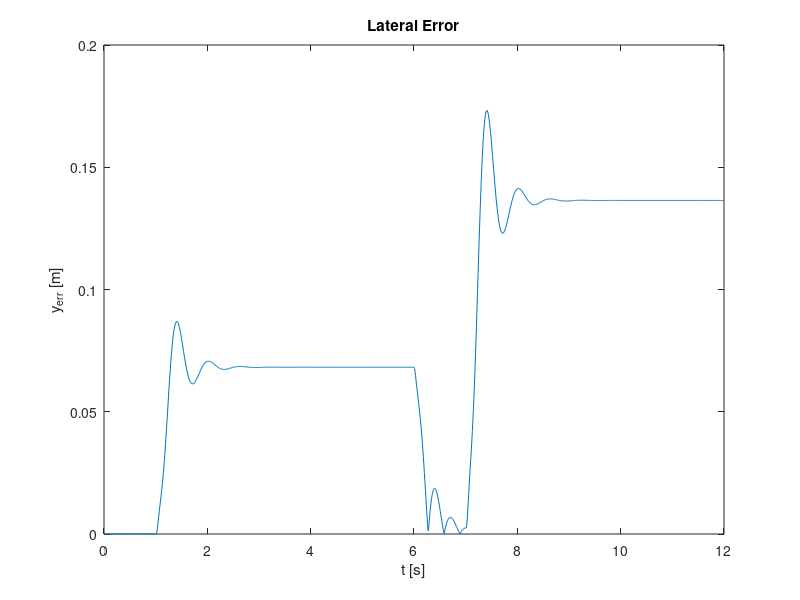

Write the MATLAB code that produced this figure. (Note: this script raises an error after producing the figure.)
close all;
clear all;
clc;

% Model Parameters
m = 1573;
Iz = 2873;
lf = 1.10;
lr = 1.58;
Cf = 8e4;
Cr = 8e4;
Vx = 100;

% System Matrix
A = 2*[ 0,  1/2,                    0,                  0;
        0, -(Cf+Cr)/(m*Vx),         (Cf+Cr)/m,          (-Cf*lf+Cr*lr)/(m*Vx);
        0,  0,                      0,                  1/2;
        0, -(Cf*lf-Cr*lr)/(Iz*Vx),  (Cf*lf-Cr*lr)/Iz,   -(Cf*lf^2+Cr*lr^2)/(Iz*Vx)];
%Control Matrix
B1 = [0;
     2*Cf/m;
     0;
     2*Cf*lf/Iz;
    ];

%Feed-Forward Matrix
B2 = [0;
      -2*(Cf*lf-Cr*lr)/(m*Vx) - Vx;
      0;
      -2*(Cf*lf^2+Cr*lr^2)/(Iz*Vx)
     ];

% Measurement Matrix
C = [1 0 0 0;
     0 0 1 0];

%% Reference Path Generation
strt_seg1_dur = 1.0;
strt_seg1_len = Vx*strt_seg1_dur;

strt_seg2_dur = 1.0;
strt_seg2_len = Vx*strt_seg2_dur;

circ_seg1_rad = 1000;
circ_seg1_dur = 5.0;
circ_seg1_dir = 1;

circ_seg2_rad = 500;
circ_seg2_dur = 5.0;
circ_seg2_dir = -1;

init_pos = [0,0]';
init_phi = 0.0;

%% Time Parametrization
dt = 0.01;
tf = strt_seg1_dur+strt_seg2_dur+circ_seg1_dur+circ_seg2_dur;
t_strt1 = strt_seg1_dur;
t_circ1 = t_strt1 + circ_seg1_dur;
t_strt2 = t_circ1 + strt_seg2_dur;
t_circ2 = t_strt2 + circ_seg2_dur;
ts1 = linspace(0,t_strt1,floor(t_strt1/dt));
ts2 = linspace(t_strt1+dt,t_circ1,floor((circ_seg1_dur)/dt));
ts3 = linspace(t_circ1+dt,t_strt2,floor((strt_seg2_dur)/dt));
ts4 = linspace(t_strt2+dt,t_circ2,floor((circ_seg2_dur)/dt));

ts = [ts1, ts2, ts3, ts4];

dy_ref = zeros(1,length(ts));
phi_ref = zeros(1,length(ts));
dphi_ref = zeros(1,length(ts));
X_ref = zeros(4,length(ts));

path_ref = zeros(2,length(ts));

%straight segment 1
path_ref(:,1:length(ts1)) = init_pos + [Vx*cos(init_phi), Vx*sin(init_phi)]'*ts1;
dy_ref(1:length(ts1)) = Vx*sin(init_phi);

%Circular segment 1
circ1_end_phi = init_phi+Vx*circ_seg1_dur/circ_seg1_rad;
theta1 = init_phi+Vx*linspace(0, circ_seg1_dur, length(ts2))/circ_seg1_rad;
circ1_pts = circ_seg1_rad*[cos(theta1-pi/2); sin(theta1-pi/2)];
circ1_trans = path_ref(:,length(ts1)) - circ1_pts(:,1);
circ1_pts = circ1_pts + circ1_trans + [Vx*cos(init_phi), Vx*sin(init_phi)]'*dt;
path_ref(:,length(ts1)+1:length(ts1)+length(ts2)) = circ1_pts;
dy_ref(length(ts1)+1:length(ts1)+length(ts2)) = Vx*sin(theta1);

%Straight Segment 2
path_ref(:,length(ts1)+length(ts2)+1:length(ts1)+length(ts2)+length(ts3)) = path_ref(:,length(ts1)+length(ts2)) + [Vx*cos(circ1_end_phi), Vx*sin(circ1_end_phi)]'*(ts3-t_circ1);
dy_ref(length(ts1)+length(ts2)+1:length(ts1)+length(ts2)+length(ts3)) = Vx*sin(circ1_end_phi);

%Circular segment 2
circ2_end_phi = circ1_end_phi-Vx*circ_seg2_dur/circ_seg2_rad;
theta2 = circ1_end_phi - Vx*linspace(0, circ_seg2_dur, length(ts4))/circ_seg2_rad;
circ2_pts = circ_seg2_rad*[cos(theta2+pi/2); sin(theta2+pi/2)];
circ2_trans = path_ref(:,length(ts3)+length(ts2)+length(ts1))+[Vx*cos(circ1_end_phi), Vx*sin(circ1_end_phi)]'*dt - circ2_pts(:,1);
circ2_pts = circ2_pts + circ2_trans;
path_ref(:,length(ts1)+length(ts2)+length(ts3)+1:length(ts1)+length(ts2)+length(ts3)+length(ts4)) = circ2_pts;
dy_ref(length(ts1)+length(ts2)+length(ts3)+1:length(ts1)+length(ts2)+length(ts3)+length(ts4)) = Vx*sin(theta2);

for i=1:length(phi_ref)-1
    phi_ref(i) = atan2(path_ref(2,i+1)-path_ref(2,i),path_ref(1,i+1)-path_ref(1,i));
end

phi_ref(length(phi_ref)) = phi_ref(length(phi_ref)-1);

for i=1:length(dphi_ref)-1
    dphi_ref(i) = (phi_ref(i+1)-phi_ref(i))/dt;
end

dphi_ref(length(dphi_ref)-1) = dphi_ref(length(dphi_ref)-2);
dphi_ref(length(dphi_ref)) = dphi_ref(length(dphi_ref)-2);

X_ref(1,:) = path_ref(2,:);
X_ref(2,:) = dy_ref;
X_ref(3,:) = phi_ref;
X_ref(4,:) = dphi_ref;

%% Controller
Q = eye(4);
R = 1.0;
Q(1,1) = 15;
Q(2,2) = 0.005;
Q(3,3) = 30;
Q(4,4) = 0.005;
[K,S,P] = lqr(A,B1,Q,R);

%% Simulation 1

X0 = [init_pos(1),init_pos(2),init_phi,0]';
X = [0,0,0,0]';
E = [0,0,0,0]';
X_log = zeros(4,length(ts));
E_log = zeros(4,length(ts));
U_log = zeros(1,length(ts));
Edot = zeros(4,1);
traj_act = zeros(2, length(ts));

for i=1:length(ts)
    X_log(:,i) = X_ref(:,i)+E;
    curr_yaw = (phi_ref(i)+E(3));
    traj_act(1,i) = path_ref(1,i) - E(1)*sin(curr_yaw) - E(2)*sin(curr_yaw)*dt;
    traj_act(2,i) = path_ref(2,i) + E(1)*cos(curr_yaw) + E(2)*cos(curr_yaw)*dt;
    E_log(:,i) = E;
    U_log(i) = -K*E;
    Edot = A*E-B1*K*E+B2*dphi_ref(i);
    E = E + Edot*dt;
end

% Print analysed variables
fprintf('Max Abs. Lateral Error: %f m\n',max(abs(E_log(1,:))))
fprintf('Max Abs. Heading Error: %f rad\n',max(abs(E_log(3,:))))
fprintf('Max Steering Rate: %f rad/s\n',max(diff(U_log)/dt))

%% Plotting

figure;
plot(ts, abs(E_log(1,:)));
title('Lateral Error')
xlabel('t [s]')
ylabel('y_{err} [m]')
yline(0.01,'--','Bound','LineWidth',2.0,'Color','r')
grid on;

figure;
plot(ts, U_log)
title('Steering Angle')
xlabel('t [s]')
ylabel('\delta_f [rad]')
grid on;

figure;
plot(ts(1:length(ts)-1),diff(U_log)/dt)
title('Steering Rate')
xlabel('t [s]')
ylabel('\delta_f'' [rad/s]')
grid on;
grid on;

figure
plot(ts, abs(E_log(3,:)));
grid on;
title('Heading Error')
xlabel('t [s]')
ylabel('\Phi_{err} [rad]')
yline(0.01,'--','Bound','LineWidth',2.0,'Color','r')

figure;
plot(path_ref(1,:),path_ref(2,:));
hold on;
plot(path_ref(1,:), X_log(1,:))
grid on;
title('Reference vs Actual Path')
xlabel('x [m]')
ylabel('y [m]')
legend('Reference', 'Actual')


function U = control(X,B1,K,B2,dphi_des)
     U = -B1*K*X + B2*dphi_des;
end




